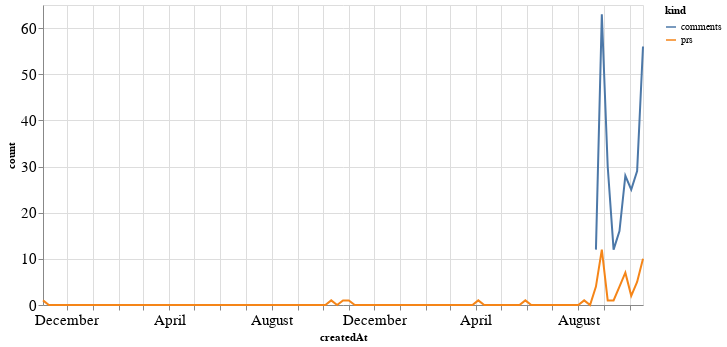

Notebook source saved alongside this figure:
### Code cell
alt.Chart(total_time, width=600).mark_line().encode(
    x='createdAt',
    y='count',
    color='kind'
)

### Figure 1 — Vega-Lite specification as saved in the notebook (floating-point values rounded to 4 significant figures; data arrays with more than 128 entries replaced by an {"elided": "..."} marker saying what was removed)
{"config": {"axisLeft": {"labelFontSize": 15}, "axisBottom": {"labelFontSize": 15}}, "data": {"name": "data-22277c60a634a694fba6fd118a69690b"}, "mark": "line", "encoding": {"color": {"type": "nominal", "field": "kind"}, "x": {"type": "temporal", "field": "createdAt"}, "y": {"type": "quantitative", "field": "count"}}, "width": 600, "$schema": "https://vega.github.io/schema/vega-lite/v4.8.1.json", "datasets": {"data-22277c60a634a694fba6fd118a69690b": {"elided": "206 records"}}}
